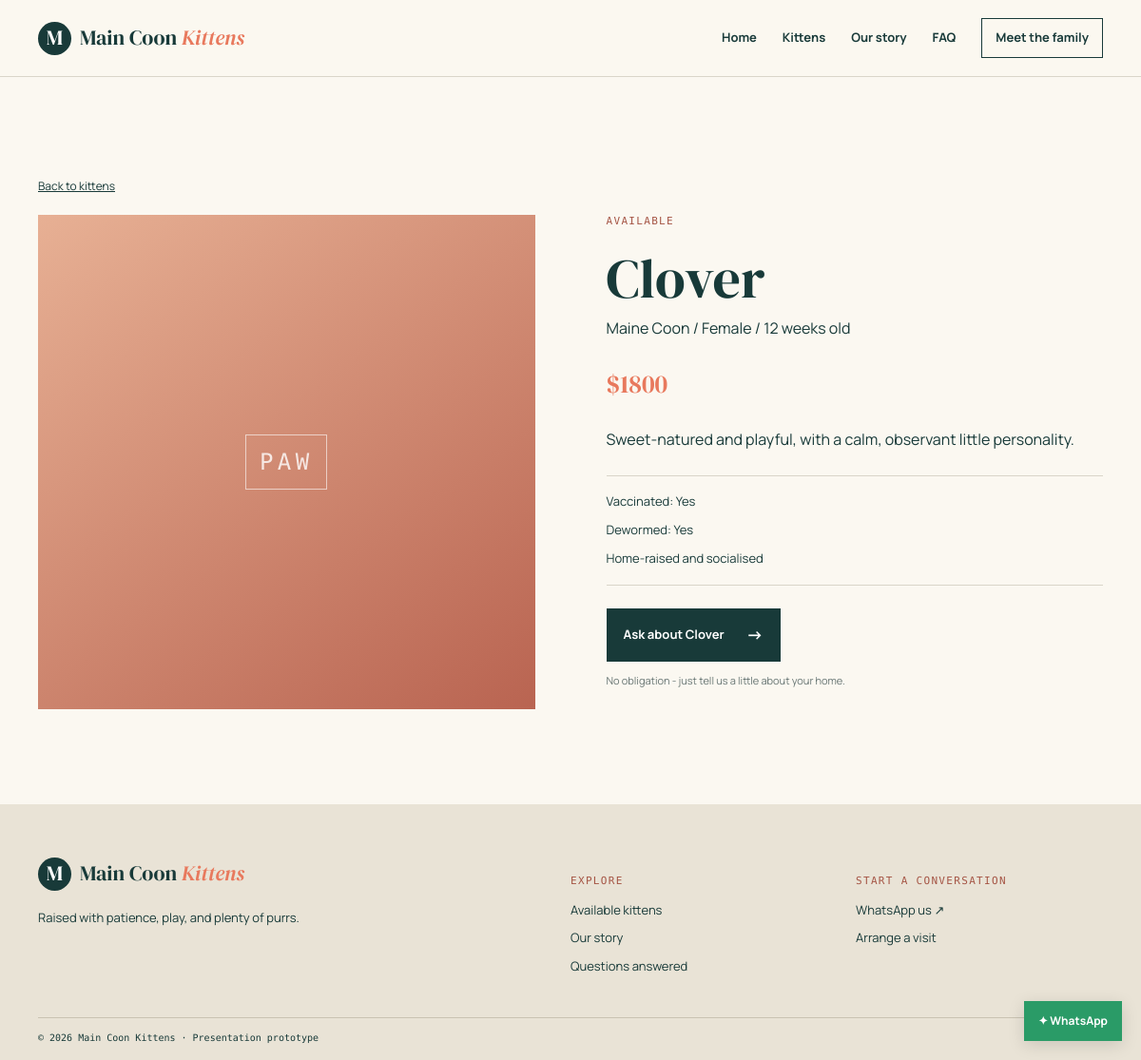
/kittens/clover/, run on the app's committed database.
### kittens/models.py (models this page shows, shortened)
class Kitten(models.Model):
    GENDER_CHOICES = [("M", "Male"), ("F", "Female")]
    STATUS_CHOICES = [("available", "Available"), ("reserved", "Reserved"), ("sold", "Placed")]
    name = models.CharField(max_length=100)
    breed = models.ForeignKey(Breed, null=True, blank=True, on_delete=models.SET_NULL)
    gender = models.CharField(max_length=1, choices=GENDER_CHOICES)
    age_weeks = models.PositiveIntegerField()
    price = models.DecimalField(max_digits=9, decimal_places=2)
    status = models.CharField(max_length=10, choices=STATUS_CHOICES, default="available")
    description = models.TextField(blank=True)
    vaccinated = models.BooleanField(default=False)
    dewormed = models.BooleanField(default=False)
    slug = models.SlugField(unique=True)
    is_featured = models.BooleanField(default=False)
    created_at = models.DateTimeField(auto_now_add=True)
    class Meta: ordering = ["-created_at"]
    def whatsapp_link(self, phone_number):
        message = f"Hello! I would like to know more about {self.name}. Is this kitten still available?"
        return f"https://wa.me/{phone_number}?text={urllib.parse.quote(message)}"

class Breed(models.Model):
    name = models.CharField(max_length=100, unique=True)
    def __str__(self): return self.name

### kittens/views.py (the view)
# urls.py: urlpatterns = [path("", KittenListView.as_view(), name="kitten_list"), path("<slug:slug>/", KittenDetailView.as_view(), name="kitten_detail")]
class KittenDetailView(DetailView):
    model = Kitten
    template_name = "kittens/detail.html"
    context_object_name = "kitten"

### config/context_processors.py (called while the page is built)
def site_settings(request):
    return {"WHATSAPP_NUMBER": settings.WHATSAPP_NUMBER, "SITE_NAME": settings.SITE_NAME}

### kittens/templatetags/kitten_tags.py (called while the page is built)
@register.filter
def whatsapp_link(kitten, phone_number):
    return kitten.whatsapp_link(phone_number)

### kittens/templates/kittens/detail.html
{% extends 'base.html' %}{% load kitten_tags %}{% block title %}{{ kitten.name }} | {{ SITE_NAME }}{% endblock %}{% block content %}
<section class="detail container"><a class="back" href="{% url 'kitten_list' %}">Back to kittens</a><div class="detail-grid"><div class="detail-visual photo-{{ kitten.gender|lower }}">{% if kitten.photos.first %}<img src="{{ kitten.photos.first.image.url }}" alt="{{ kitten.name }}">{% else %}<span class="cat-silhouette">PAW</span>{% endif %}</div><div class="detail-copy"><p class="eyebrow">{{ kitten.get_status_display }}</p><h1>{{ kitten.name }}</h1><p class="detail-subtitle">{{ kitten.breed|default:'Maine Coon' }} / {{ kitten.get_gender_display }} / {{ kitten.age_weeks }} weeks old</p><p class="detail-price">${{ kitten.price|floatformat:0 }}</p><p>{{ kitten.description|default:'A bright, affectionate little character who is growing up surrounded by everyday home life.' }}</p><div class="care-list"><span>Vaccinated: {{ kitten.vaccinated|yesno:'Yes,Not yet' }}</span><span>Dewormed: {{ kitten.dewormed|yesno:'Yes,Not yet' }}</span><span>Home-raised and socialised</span></div><a class="button" href="{{ kitten|whatsapp_link:WHATSAPP_NUMBER }}" target="_blank" rel="noopener">Ask about {{ kitten.name }} <span>-></span></a><p class="fine-print">No obligation - just tell us a little about your home.</p></div></div></section>{% endblock %}

### static/css/style.css (style rules this page uses)
:root { --ink:#183a39;--paper:#fbf8f1;--cream:#f2ecdf;--coral:#e8795d;--sage:#a9c7aa;--line:#d9d5c9;--serif:'DM Serif Display',Georgia,serif;--sans:Manrope,Arial,sans-serif }
* { box-sizing:border-box }
body { margin:0;background:var(--paper);color:var(--ink);font-family:var(--sans);font-size:16px;line-height:1.65 }
.container { width:min(1120px,calc(100% - 48px));margin:auto }
a { color:inherit;text-decoration:none }
.eyebrow { font:11px 'DM Mono',monospace;letter-spacing:.12em;text-transform:uppercase;color:#a55545;margin:0 0 14px }
.button { display:inline-flex;gap:23px;align-items:center;background:var(--ink);color:#fff;padding:13px 18px;font-size:13px;font-weight:700 }
.button span { font-size:18px }
.intro,.catalogue,.detail,.story,.faq,.contact { padding:100px 0 }
.kitten-photo,.detail-visual { height:295px;position:relative;display:grid;place-items:center;overflow:hidden }
.photo-f { background:linear-gradient(145deg,#e7b094,#b96451) }
.cat-silhouette { font:24px 'DM Mono',monospace;letter-spacing:.18em;color:rgba(255,255,255,.8);border:1px solid rgba(255,255,255,.6);padding:14px }
.detail-grid,.story,.contact { display:grid;grid-template-columns:1fr 1fr;gap:75px }
.back { font-size:12px;text-decoration:underline;display:inline-block;margin-bottom:20px }
.detail-visual { height:520px }
.detail-copy h1 { font:58px var(--serif);margin:0 }
.detail-subtitle { margin-top:0 }
.detail-price { font:27px var(--serif);color:var(--coral) }
.care-list,.contact-points { display:grid;gap:9px;border-top:1px solid var(--line);border-bottom:1px solid var(--line);padding:16px 0;margin:24px 0;font-size:13px }
.fine-print { font-size:11px;color:#687674 }

### data on the page
Kitten: status "AVAILABLE", name "Clover", breed "Maine Coon", gender "Female", age_weeks "12", price "1800", description "Sweet-natured and playful, with a calm, observant little personality.", vaccinated "Yes", dewormed "Yes"

### other printed values
{{ SITE_NAME }} "Main Coon Kittens"
